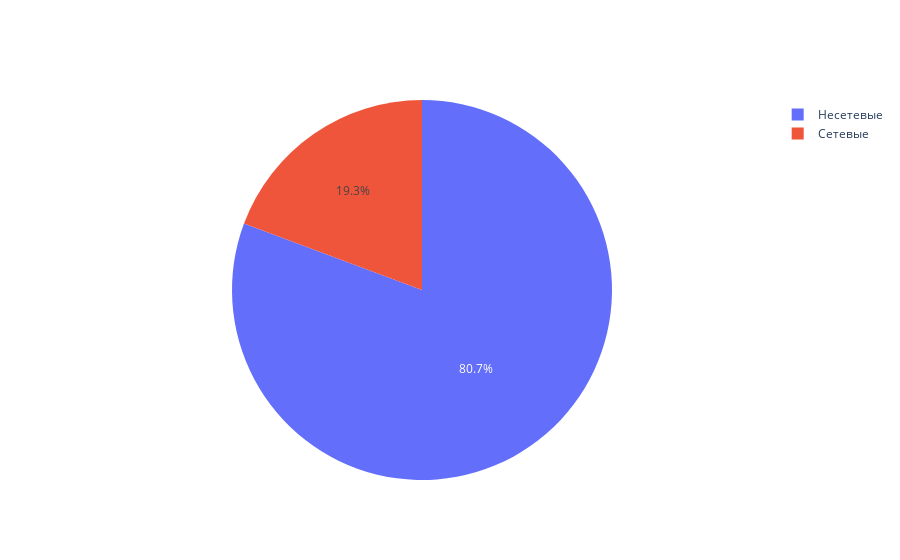

Source (notebook cell):
### Markdown cell above
12398 несетевых заведений и 2968 сетевых. Несетевых в 4 раза больше.

### Code cell
name_rest = ['Несетевые', 'Сетевые']
fig = go.Figure(data=[go.Pie(labels=name_rest, values=share)])
fig.show()

### Figure 1 — Plotly figure (JSON) as saved in the notebook; plotly's stock layout.template omitted (floating-point values rounded to 4 significant figures)
{"data": [{"labels": ["Несетевые", "Сетевые"], "type": "pie", "values": [12398, 2968]}], "layout": {}}
